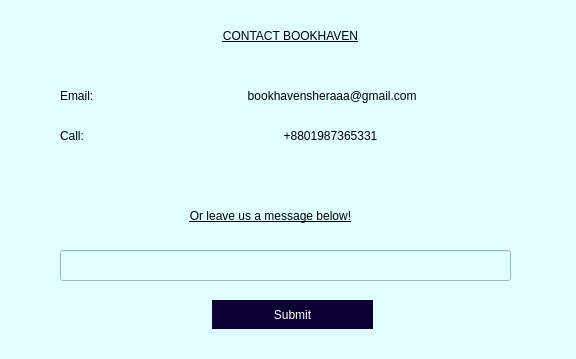
<?xml version="1.0" encoding="UTF-8"?>
<ui version="4.0">
 <class>contactUs</class>
 <widget class="QDialog" name="contactUs">
  <property name="geometry">
   <rect>
    <x>0</x>
    <y>0</y>
    <width>576</width>
    <height>359</height>
   </rect>
  </property>
  <property name="windowTitle">
   <string>Dialog</string>
  </property>
  <property name="styleSheet">
   <string notr="true">background-color: rgb(224, 255, 255);</string>
  </property>
  <widget class="QLabel" name="label">
   <property name="geometry">
    <rect>
     <x>120</x>
     <y>80</y>
     <width>421</width>
     <height>31</height>
    </rect>
   </property>
   <property name="styleSheet">
    <string notr="true">font: 15pt &quot;Lato&quot;;
color: rgb(0, 0, 0);</string>
   </property>
   <property name="text">
    <string> bookhavensheraaa@gmail.com</string>
   </property>
   <property name="alignment">
    <set>Qt::AlignCenter</set>
   </property>
  </widget>
  <widget class="QLabel" name="label_2">
   <property name="geometry">
    <rect>
     <x>60</x>
     <y>80</y>
     <width>81</width>
     <height>31</height>
    </rect>
   </property>
   <property name="styleSheet">
    <string notr="true">font: 15pt &quot;Lato Black&quot;;
color: rgb(0, 0, 0);</string>
   </property>
   <property name="text">
    <string>Email:</string>
   </property>
  </widget>
  <widget class="QLabel" name="label_3">
   <property name="geometry">
    <rect>
     <x>60</x>
     <y>120</y>
     <width>81</width>
     <height>31</height>
    </rect>
   </property>
   <property name="styleSheet">
    <string notr="true">font: 15pt &quot;Lato Black&quot;;
color: rgb(0, 0, 0);</string>
   </property>
   <property name="text">
    <string>Call:</string>
   </property>
  </widget>
  <widget class="QLabel" name="label_4">
   <property name="geometry">
    <rect>
     <x>120</x>
     <y>120</y>
     <width>421</width>
     <height>31</height>
    </rect>
   </property>
   <property name="styleSheet">
    <string notr="true">font: 15pt &quot;Lato&quot;;
color: rgb(0, 0, 0);</string>
   </property>
   <property name="text">
    <string>+8801987365331</string>
   </property>
   <property name="alignment">
    <set>Qt::AlignCenter</set>
   </property>
  </widget>
  <widget class="QLabel" name="label_5">
   <property name="geometry">
    <rect>
     <x>60</x>
     <y>200</y>
     <width>421</width>
     <height>31</height>
    </rect>
   </property>
   <property name="styleSheet">
    <string notr="true">
text-decoration: underline;
font: 15pt &quot;Lato&quot;;
color: rgb(0, 0, 0);</string>
   </property>
   <property name="text">
    <string>Or leave us a message below!</string>
   </property>
   <property name="alignment">
    <set>Qt::AlignCenter</set>
   </property>
  </widget>
  <widget class="QLineEdit" name="lineEdit">
   <property name="geometry">
    <rect>
     <x>60</x>
     <y>250</y>
     <width>451</width>
     <height>31</height>
    </rect>
   </property>
  </widget>
  <widget class="QLabel" name="label_6">
   <property name="geometry">
    <rect>
     <x>80</x>
     <y>20</y>
     <width>421</width>
     <height>31</height>
    </rect>
   </property>
   <property name="styleSheet">
    <string notr="true">
text-decoration: underline;
font: 15pt &quot;Lato Black&quot;;
color: rgb(0, 0, 0);</string>
   </property>
   <property name="text">
    <string>CONTACT BOOKHAVEN</string>
   </property>
   <property name="alignment">
    <set>Qt::AlignCenter</set>
   </property>
  </widget>
  <widget class="QPushButton" name="pushButton">
   <property name="geometry">
    <rect>
     <x>212</x>
     <y>300</y>
     <width>161</width>
     <height>29</height>
    </rect>
   </property>
   <property name="styleSheet">
    <string notr="true">QPushButton{
border-radius:15px;
padding : 0 4px;
background: #0c0033;
border -radius:10px;
color: rgb(255, 255, 255);
font: 13pt &quot;Lato&quot;;
}
QPushButton:hover:!pressed
{

background:#ababab;
}
QToolButton
{

border-radius:10px;
bacground:red;
color:red;
}

QPushButton:pressed
{
              font-size: 19px;
              transition: 0.9s; 
}</string>
   </property>
   <property name="text">
    <string>Submit</string>
   </property>
  </widget>
 </widget>
 <resources/>
 <connections/>
</ui>
